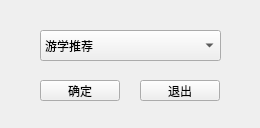
<?xml version="1.0" encoding="UTF-8"?>
<ui version="4.0">
 <class>FunctionSelectPage</class>
 <widget class="QWidget" name="FunctionSelectPage">
  <property name="geometry">
   <rect>
    <x>0</x>
    <y>0</y>
    <width>260</width>
    <height>128</height>
   </rect>
  </property>
  <property name="windowTitle">
   <string>Form</string>
  </property>
  <widget class="QComboBox" name="comboBox">
   <property name="geometry">
    <rect>
     <x>40</x>
     <y>30</y>
     <width>181</width>
     <height>31</height>
    </rect>
   </property>
   <item>
    <property name="text">
     <string>游学推荐</string>
    </property>
   </item>
   <item>
    <property name="text">
     <string>日记管理</string>
    </property>
   </item>
  </widget>
  <widget class="QPushButton" name="btn_function_confirm">
   <property name="geometry">
    <rect>
     <x>40</x>
     <y>80</y>
     <width>80</width>
     <height>21</height>
    </rect>
   </property>
   <property name="text">
    <string>确定</string>
   </property>
  </widget>
  <widget class="QPushButton" name="btn_function_quit">
   <property name="geometry">
    <rect>
     <x>140</x>
     <y>80</y>
     <width>80</width>
     <height>21</height>
    </rect>
   </property>
   <property name="text">
    <string>退出</string>
   </property>
  </widget>
 </widget>
 <resources/>
 <connections/>
</ui>
